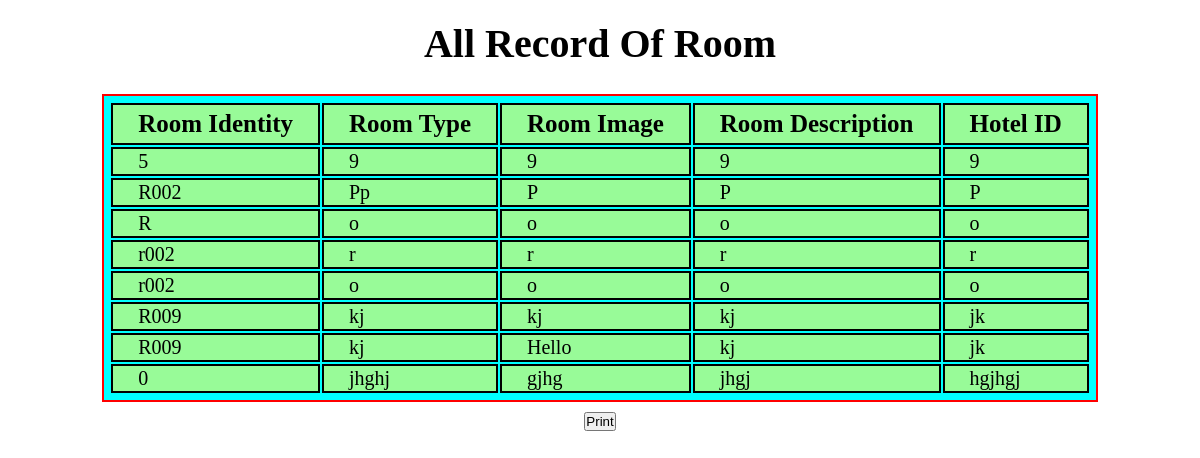
Page /AllsearchRoom.php on the committed database.
### tables this page shows
CREATE TABLE `room` (
  `roomid` varchar(10) DEFAULT NULL,
  `roomtype` varchar(30) DEFAULT NULL,
  `roomimg` varchar(20) DEFAULT NULL,
  `roomdesc` varchar(20) DEFAULT NULL,
  `hotelid` varchar(10) DEFAULT NULL
);

### connect.php (called while the page is built, shortened)
<?php
class connect
{
	protected $username="root";
	protected $password="";
	protected $database="hotel";
	protected $server="localhost";
	public function __construct()
	{
		$this->db_found=mysqli_connect($this->server,$this->username,$this->password,$this->database);
	}
}

### AllsearchRoom.php (the view, shortened to what this page needs)
<?php
include 'connect.php';
class room extends connect
{
        public function allsearch()
	{
		if($this->db_found)
		{
			$r=mysqli_query($this->db_found,"select * from room");
			echo "<center>";
			echo"<h1>All Record Of Room<h1>";
			echo "<table border=1 bgcolor=cyan>
			      <tr>
				      <th>Room Identity</th>
				      <th>Room Type</th>
				      <th>Room Image</th>
				      <th>Room Description</th>
				      <th>Hotel ID</th>
				</tr>";
			while($db_field=mysqli_fetch_assoc($r))
			{
			        echo"<tr>";
				echo "<td>".$db_field['roomid']."</td>";
				echo "<td>".$db_field['roomtype']."</td>";
				echo "<td>".$db_field['roomimg']."</td>";
				echo "<td>".$db_field['roomdesc']."</td>";
				echo "<td>".$db_field['hotelid']."</td>";
			       echo"</tr>";
			}
			echo"</table>
			<style>
			*{
				margin-top: 10px;
				padding: 0px;
				box-sizing: border-box;
			}
			h1{
				color: black;
				font-size: 40px;
				text-shadow: 2px 2px solid red;
			}
		       table{
				border: 2px solid red;
				font-size: 25px;
				padding: 5px;
			}
		       th{
				font-weight: bold;
				padding: 5px;
				border: 2px solid black;
				padding-left: 25px;
				padding-right: 25px;
				background-color: palegreen;
		       }
		       td{
			padding: 1px;
			border: 2px solid black;
			padding-left: 25px;
			padding-right: 25px;
			background-color: palegreen;
			text-aling: center;
			font-size: 20px;
		}
		</style>
			";
			echo "<input type=button value='Print' onclick=window.print()>";
		}
	}
}
$ob=new room();
$ob->allsearch();
?>

### AllsearchRoom.php (style rules this page uses)
* { margin-top: 10px; padding: 0px; box-sizing: border-box; }
h1 { color: black; font-size: 40px; text-shadow: 2px 2px solid red; }
table { border: 2px solid red; font-size: 25px; padding: 5px; }
th { font-weight: bold; padding: 5px; border: 2px solid black; padding-left: 25px; padding-right: 25px; background-color: palegreen; }
td { padding: 1px; border: 2px solid black; padding-left: 25px; padding-right: 25px; background-color: palegreen; text-aling: center; font-size: 20px; }

### rows in the picture
room: roomid "5", roomtype "9", roomimg "9", roomdesc "9", hotelid "9"
room: roomid "R002", roomtype "Pp", roomimg "P", roomdesc "P", hotelid "P"
room: roomid "R", roomtype "o", roomimg "o", roomdesc "o", hotelid "o"
room: roomid "r002", roomtype "r", roomimg "r", roomdesc "r", hotelid "r"
room: roomid "r002", roomtype "o", roomimg "o", roomdesc "o", hotelid "o"
room: roomid "R009", roomtype "kj", roomimg "kj", roomdesc "kj", hotelid "jk"
room: roomid "R009", roomtype "kj", roomimg "Hello", roomdesc "kj", hotelid "jk"
room: roomid "0", roomtype "jhghj", roomimg "gjhg", roomdesc "jhgj", hotelid "hgjhgj"
